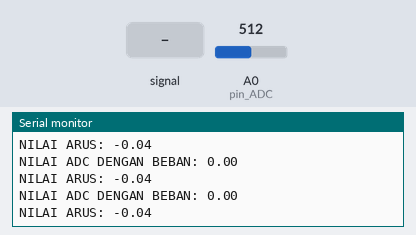
The sketch below on a simulated Arduino Uno, built with avr-gcc and run on an emulated ATmega328P. Shown: the last lines printed to the serial monitor. The inputs (shaded band) are chosen by the test bench; at power-on: A0 (pin_ADC) = 512.

Above: at 3.3 s.
3.4 s: A0 (pin_ADC) fed a 200 Hz sine of ±81 counts around its level
At 3.63 s:
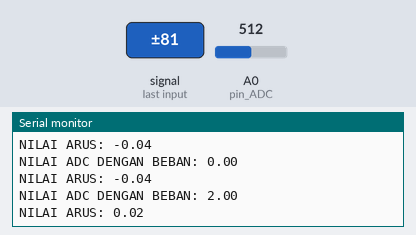
4.9 s: A0 (pin_ADC) set to 716
At 5.13 s:
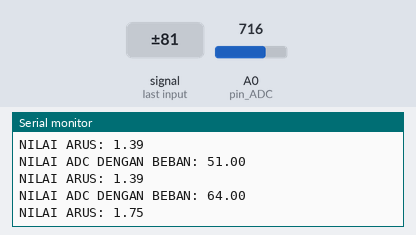
6.4 s: A0 (pin_ADC) set to 900
At 6.63 s:
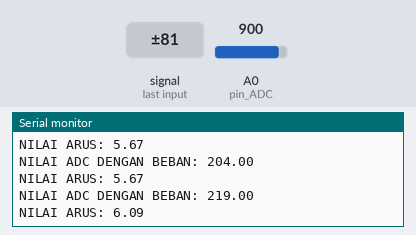
Timing chart, 0 to 9.4 s (numbered marks = the images above; inputs shaded):
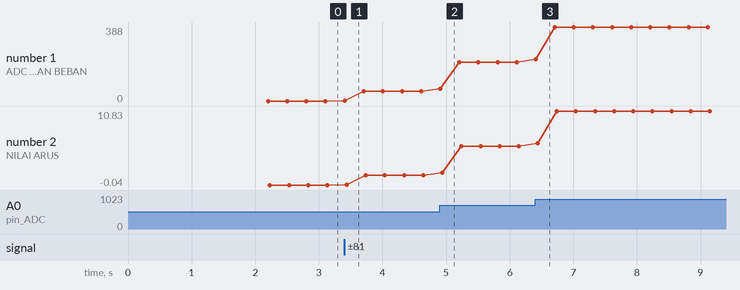

The sketch:

program_after_calibration.ino
```cpp
#define pin_ADC A0 // cek sensor terhubung pada pin A0
int zero_point;

void setup(){
  Serial.begin(9600);
  Serial.println("PASTIKAN BEBAN DALAM KONDISI OFF, SEBELUM KALIBRASI");
  delay(100);
  zero_point=512;  // didapatkan dari nilai zeropoint saat kalibrasi tanpa beban
  Serial.print("NILAI ADC TANPA BEBAN:");
  Serial.println(zero_point);
  delay(2000);
}

void loop(){
  double nilai_adc_beban = get_adc(pin_ADC); // mencari nilai rata-rata adc dengan RMS
  //y = 0,028x - 0,0372
  double current  = (0.028*nilai_adc_beban ) - 0.0372; // didapatkan dari hasil polinominal excel
  Serial.print("NILAI ADC DENGAN BEBAN: ");
  Serial.println(nilai_adc_beban);

  Serial.print("NILAI ARUS: ");
  Serial.println(current);


  delay(200);
}

int get_adc(int ampPin)
{
  int sampleDuration = 100;
  int sampleCount = 0;
  unsigned long rSquaredSum = 0;
  int rawZero = zero_point;
  uint32_t startTime = millis();
  while((millis()-startTime) < sampleDuration)
  {
    int RawCurrentIn = analogRead(ampPin)- rawZero;
    rSquaredSum += abs(RawCurrentIn);
    sampleCount++;
  }
  rSquaredSum=rSquaredSum / sampleCount ;
  return (int) rSquaredSum;
}

int absolute(int a){
  if (a<0){a=a*-1;}
  return a;
}
```

Measured:
- after the input at 3.4 s, the serial monitor: prints a new line at once (image 1)
- after the input at 4.9 s, the serial monitor: prints a new line at once (image 2)
- after the input at 6.4 s, the serial monitor: prints a new line at once (image 3)
- plotted number 1: 0 → 51 after the input at 3.4 s, 51 → 204 after the input at 4.9 s, 204 → 388 after the input at 6.4 s
- plotted number 2: -0.04 → 1.39 after the input at 3.4 s, 1.39 → 5.67 after the input at 4.9 s, 5.67 → 10.83 after the input at 6.4 s
